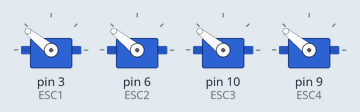
Recording of a sketch running on a simulated Arduino Uno, built with avr-gcc and run on an emulated ATmega328P. On the bench: 4 × servo. What the sketch prints to the serial monitor is not drawn.

Above: at 0.1 s.
At 5.2 s:
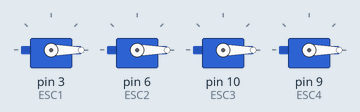
Timing chart, 0 to 6.7 s (numbered marks = the images above):
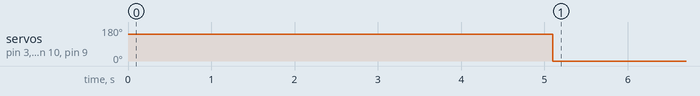

The sketch:

ESC_calibration.ino
```cpp
#include<Servo.h>

Servo ESC1, ESC2, ESC3, ESC4;

void setup() {
  // put your setup code here, to run once:
  ESC1.attach(3);
  ESC2.attach(6);
  ESC3.attach(10);
  ESC4.attach(9);

  Serial.begin(115200);
}
int n = 2000;
int p = 0;
void loop() {
  ESC1.writeMicroseconds(n);
  ESC2.writeMicroseconds(n);
  ESC3.writeMicroseconds(n);
  ESC4.writeMicroseconds(n);
/*
  if(Serial.read() == 'a'){
    n = 300;
  }
  */
  if(p > 10000){
  n = 300;
  }
    Serial.println(n);
  p++;

  // put your main code here, to run repeatedly:

}
```

Measured:
- by itself, servo on pin 3 (ESC1), servo on pin 6 (ESC2), servo on pin 10 (ESC3), servo on pin 9 (ESC4): 141° → 0° at 5.1 s
